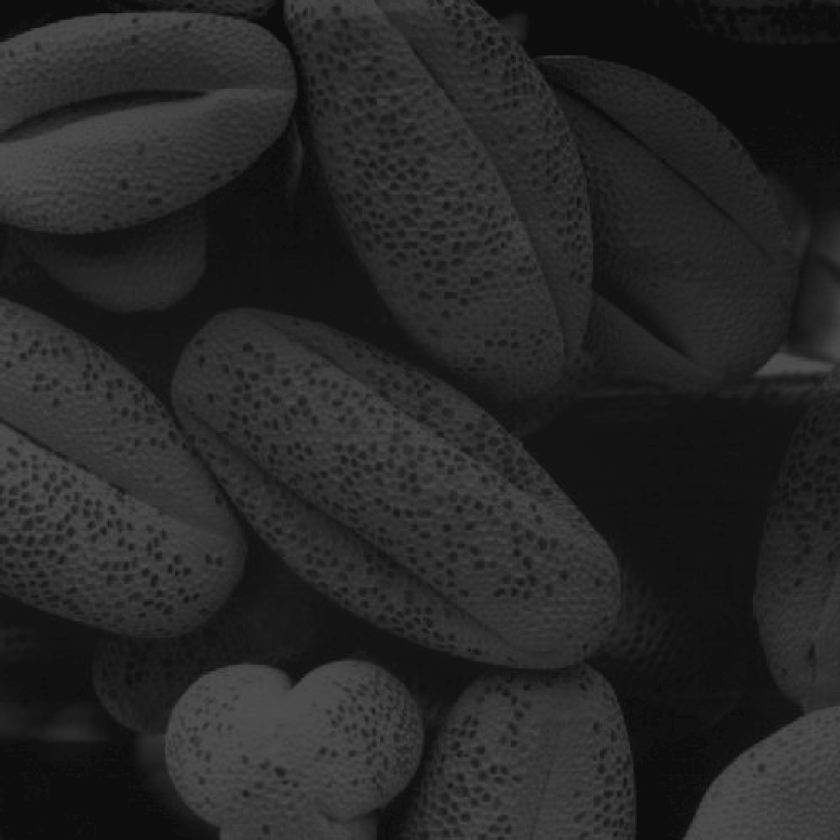
#> input picture Fig0208(a).tif, 840 x 840 px, shrunk from 1021 x 1021 before the run
$ jupyter execute 'TP 2 - Histogrammes.ipynb'
#> lines starting #> are read from the running program, lines starting #| are printed output that depends on the picture
# TP à rendre 2 Egalisation d'histogrammes
Dans ce TP, nous aimerions améliorer le contraste d'images par deux méthodes. Une méthode d'expansion de la dynamique, et une méthode d'égalisaton d'histogramme. La première image à traiter est dans un fichier npy à loader. Le reste des images sont dans le même dossier.

[cell 1]
import numpy as np
import cv2
import matplotlib.pyplot as plt

# Lire et afficher l'image à utiliser

[cell 2]
image = np.genfromtxt('image.csv', delimiter=';')

[cell 3]
plt.imshow(image,cmap='gray')

# Calculer les métriques sur l'image
1.	Calculer la moyenne de luminance de l’image.
2.	Donner la dynamique de l’image (intervalle [Lmin, Lmax]).
3.	Calculer le contraste de l’image.
4.	Calculer l’écart type des niveaux de gris de l’image.

[cell 4]
def Metriques(image) :
    #moyenne luminance
    moy_lum = 0
    for l in image :
        for p in l :
            moy_lum += p
    moy_lum /= (len(image)*len(image[0]))


    #dynamique de l'image
    Lmin = np.amin(image)
    Lmax = np.amax(image)


    #contraste

    contraste = (Lmax - Lmin) / (Lmax + Lmin)

    #L'écart type des niveaux de gris
    ecart_type=0
    for l in image :
        for p in l :
            ecart_type += (p - moy_lum)**2

    ecart_type /= (len(image)*len(image[0]))
    ecart_type = ecart_type**(1/2)
    return moy_lum,Lmin,Lmax,contraste,ecart_type

moy_lum,Lmin,Lmax,contraste,ecart_type=Metriques(image)
print("La moyenne de luminance = " + str(moy_lum))
print("La dynamique de l'image ["+str(Lmin)+","+str(Lmax)+"]")
print("Le contraste : " + str(contraste))
print("L'ecart type : " + str(ecart_type))

# Histogramme et histogramme cumulé
5.	Construire l’histogramme de cette image ainsi que son histogramme normalisé.
6.	Construire l’histogramme cumulé de cette image ainsi que son histogramme cumulé normalisé.

[cell 5]
#une fonction qui peut generer tous les histogrammes d'une image
def GenerateHistograms(image):

        image = image.astype(np.uint8)
        #Histogramme
        hist_x=np.arange(256)
        hist_y=np.bincount(image.flatten(), minlength=256)

        #Histogramme Normlisé
        hist_n_y=[x/(len(image)*len(image[0])) for x in hist_y]

        #Histogramme cummulé
        hist_c_y=[hist_y[0]]
        for i in range(1,len(hist_y)) :
                hist_c_y.append(hist_c_y[i-1] + hist_y[i])

        #Histogramme cummulé normalisé
        hist_cn_y=[x/(len(image)*len(image[0])) for x in hist_c_y]

        return hist_x,hist_y,hist_n_y,hist_c_y,hist_cn_y


hist_x,hist_y,hist_n_y,hist_c_y,hist_cn_y=GenerateHistograms(image)

plt.bar(hist_x, hist_y, color ='red',width = 0.4)
plt.xlabel("Niveau de gris")
plt.ylabel("N° occurence")
plt.title("Histogramme")
plt.show()
#> figure, not shown here; tallest bar 5 high, from x = 67.8 to 68.2

plt.bar(hist_x,hist_n_y, color ='blue',width = 0.4)
plt.xlabel("Niveau de gris")
plt.ylabel("N° occurence")
plt.title("Histogramme Normalisé")
plt.show()
#> figure, not shown here; tallest bar 0.0781 high, from x = 67.8 to 68.2


plt.bar(hist_x,hist_c_y, color ='green',width = 0.4)
plt.xlabel("Niveau de gris")
plt.ylabel("N° occurence")
plt.title("Histogramme cummulé")
plt.show()


plt.bar(hist_x,hist_cn_y, color ='orange',width = 0.4)
plt.xlabel("Niveau de gris")
plt.ylabel("N° occurence")
plt.title("Histogramme cummulé Normalisé")
plt.show()

# Comparer votre implémentation aux fonctions de opencv

[cell 6]
#l'implementation précedente
plt.bar(hist_x, hist_y, color ='red',width = 0.7)
plt.xlabel("Niveau de gris")
plt.ylabel("N° occurence")
plt.title("l'implementation précedente ")
plt.show()
#> figure, not shown here; tallest bar 5 high, from x = 67.65 to 68.35

#cv2.calcHist
image=image.astype(np.uint8)
calchist_y=cv2.calcHist([image],[0],None,[256],[0,256])
calchist_y=calchist_y.astype(np.uint8)
calchist_y=calchist_y.reshape(-1)

plt.bar(np.arange(0,256),calchist_y, color ='orange',width = 0.7)
plt.xlabel("Niveau de gris")
plt.ylabel("N° occurence")
plt.title("cv2.calcHist")
plt.show()
#> figure, not shown here; tallest bar 5 high, from x = 67.65 to 68.35

"""
la différence entre notre implémentation et la fonction
cv2.calcHist est dans l'échelle sur l'axe des x,
calcHist a traité toutes les valeurs de niveaux de gris de 0 à 255
"""

#plt.hist
plt.hist(image.reshape(-1),256,[0,256])
plt.xlabel("Niveau de gris")
plt.ylabel("N° occurence")
plt.title("plt.hist ")
plt.show()
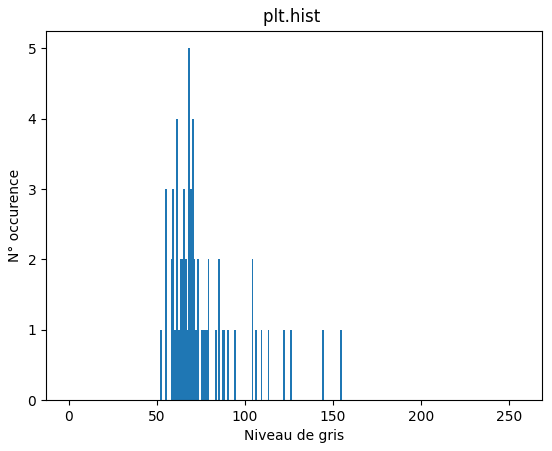
#> figure drawn by matplotlib, 1 panel; tallest bar 5 high, from x = 68 to 69

- Expliquer la difference.
- comparer aussi avec les méthodes des autres librairies.

# 7.	Etendre l’histogramme et visualiser l’image résultante.

[cell 7]
"""Une fonction pour etendre l'histogramme et construire la nouvelle image"""
def AmeliorationContraste(image,hist_cn_y):

    #L'égalisation d'histogramme
    hist_eg_y=[x*255 for x in hist_cn_y]

    #L'image resultante
    image2=np.zeros([len(image),len(image[0])],dtype=np.uint8)
    for i in range(len(image)) :
        for j in range(len(image[0])) :
                image2[i,j]=hist_eg_y[image[i,j]]
    return  hist_eg_y,image2

hist_eg_y,image2=AmeliorationContraste(image,hist_cn_y)

plt.bar(hist_x,hist_eg_y, color ='orange',width = 0.4)
plt.xlabel("Niveau de gris")
plt.ylabel("N° occurence")
plt.title("Histogramme égalisé")
plt.show()


plt.imshow(image,cmap='gray')
plt.show()
plt.imshow(image2,cmap='gray')
plt.show()
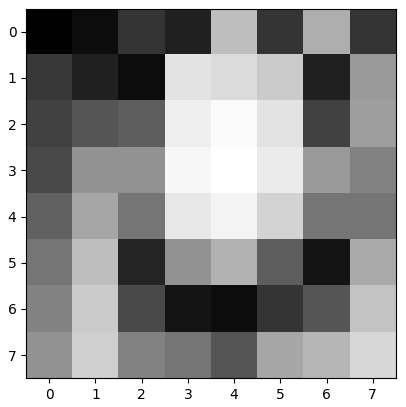
#> figure drawn by matplotlib, 1 panel

# 8.	Comparer les histogrammes des deux images ; originale et étendue

[cell 8]
#Histogramme
plt.bar(hist_x, hist_y, color ='red',width = 0.5)
plt.xlabel("Niveau de gris")
plt.ylabel("N° occurence")
plt.title("Histogramme")
plt.show()
#> figure, not shown here; tallest bar 5 high, from x = 67.75 to 68.25

"""
dans l'histogramme etendu en remarque que l'axe y
représente les niveaux de gris de la nouvelle image
"""
#Histogramme égalisé
plt.bar(hist_x,hist_eg_y, color ='orange',width = 0.5)
plt.xlabel("Niveau de gris")
plt.ylabel("N° occurence")
plt.title("Histogramme égalisé")
plt.show()
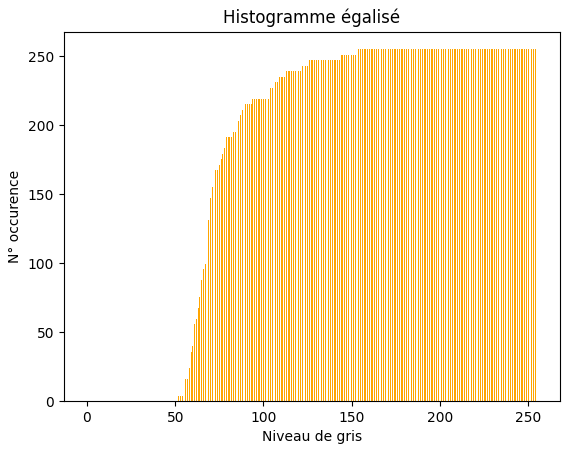
#> figure drawn by matplotlib, 1 panel

# Expansion de la dynamique et comparaison avec l'égalisation d'histogramme

[cell 9]
#Expansion de la dynamique
def ExpansionDynamique(image,Lmin,Lmax):
#> called with image = array of shape (8, 8), Lmin = 52, Lmax = 154
    image3=np.zeros([len(image),len(image[0])],dtype=np.uint8)
    for i in range(len(image)) :
        for j in range(len(image[0])) :
            image3[i,j]=(255)/(Lmax-Lmin)*(image[i,j]-Lmin)
    return image3

image3=ExpansionDynamique(image,Lmin,Lmax)

plt.imshow(image,cmap='gray')
plt.show()
plt.imshow(image2,cmap='gray')
plt.show()
plt.imshow(image3,cmap='gray')
plt.show()

# Améliorer le contraste des images données
améliorer le contraste des 3 images envoyées avec les méthodes implémentées precedemment.

[cell 10]
image_test1=cv2.imread('Fig0208(a).tif',0)
#> image_test1 is the input picture: shape (840, 840); min 9, max 84, mean 38.8
image_test1=np.asarray(image_test1)
_,Lmin,Lmax,_,_=Metriques(image_test1)
#> Lmin = 9; Lmax = 84
_,_,_,_,hist_cn_y=GenerateHistograms(image_test1)
#> hist_cn_y = 256 values from 0 to 1
_,image_test12=AmeliorationContraste(image_test1,hist_cn_y)
#> in AmeliorationContraste (call 2), `hist_eg_y=[x*255 for x in hist_cn_y]`: hist_eg_y = 256 values from 0 to 255
#> in AmeliorationContraste (call 2), `image2=np.zeros([len(image),len(image[0])],dtype=np.uint8)`: image2: shape (840, 840); every value is 0
#> after the loop in AmeliorationContraste (call 2), `for i in range(len(image)) :`:
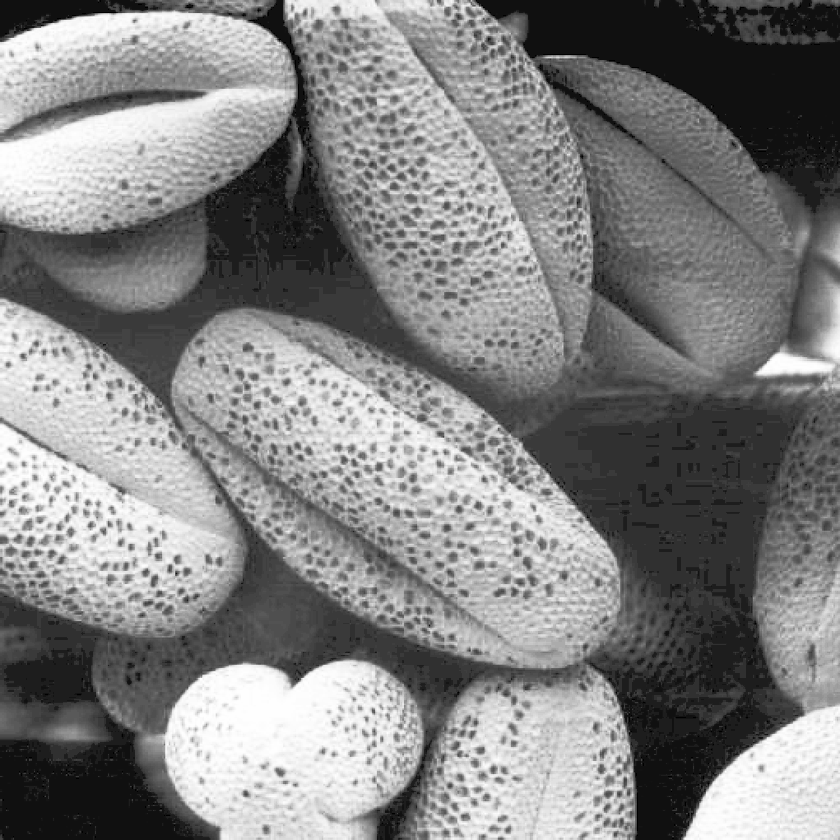
#> image2: shape (840, 840); min 0, max 255, mean 129.9
image_test13=ExpansionDynamique(image_test1,Lmin,Lmax)
#> call 2 of ExpansionDynamique, with Lmin = 9, Lmax = 84
#> after the loop in ExpansionDynamique (call 2), `for i in range(len(image)) :`:
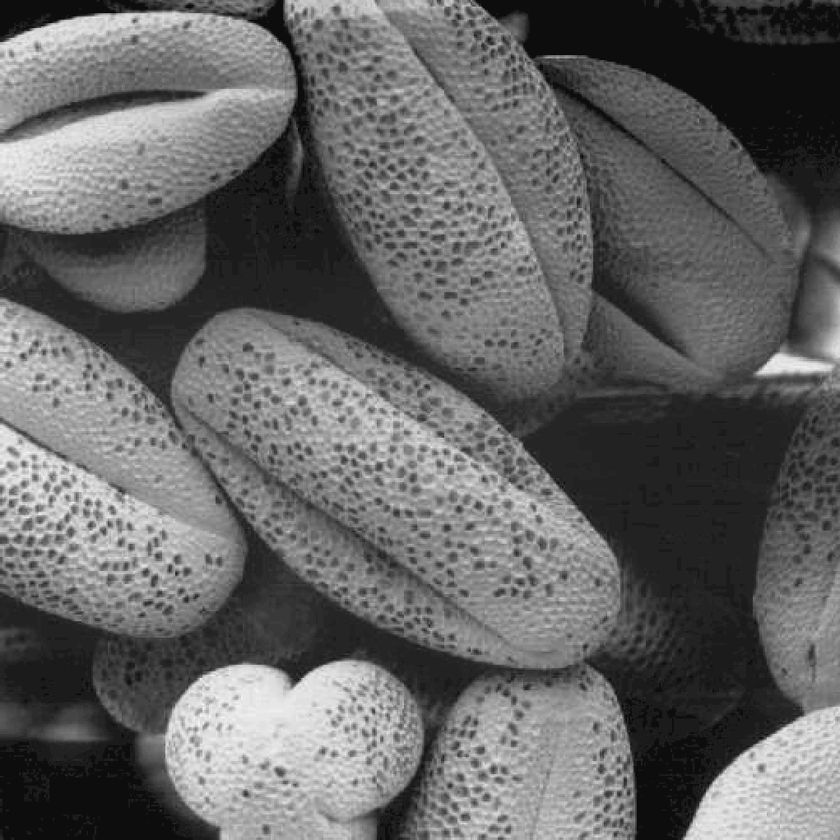
#> image3: shape (840, 840); min 0, max 255, mean 100.8

plt.imshow(image_test1,cmap='gray')
plt.show()
plt.imshow(image_test12,cmap='gray')
cv2.imwrite('Fig0208(a)_2.tif',image_test12)
plt.show()
plt.imshow(image_test13,cmap='gray')
cv2.imwrite('Fig0208(a)_3.tif',image_test13)
plt.show()

image_test2=cv2.imread('Fig0210(a).tif',0)
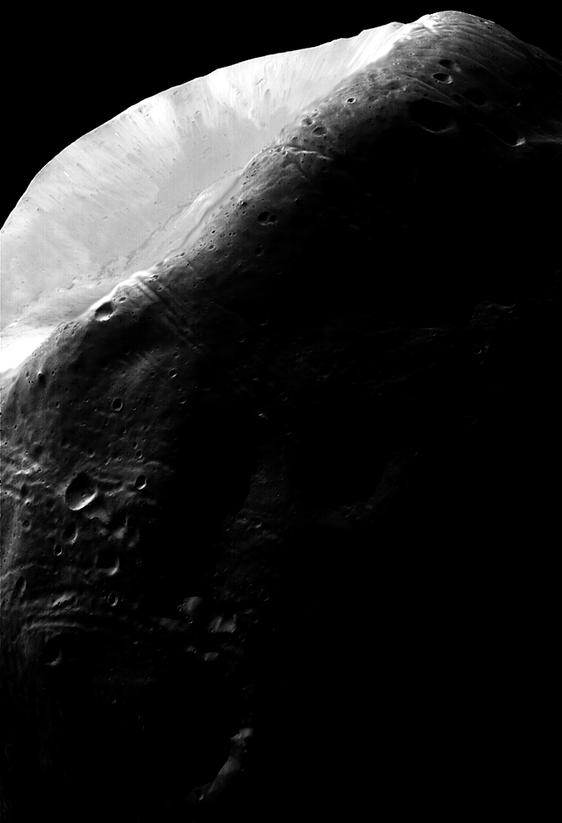
#> input picture Fig0210(a).tif, 562 x 823 px, shrunk from 683 x 1000 before the run
#> image_test2 is the input picture: shape (823, 562); min 0, max 255, mean 31.7
image_test2=np.asarray(image_test2)
_,Lmin,Lmax,_,_=Metriques(image_test2)
#> Lmin = 0; Lmax = 255
_,_,_,_,hist_cn_y=GenerateHistograms(image_test2)
#> hist_cn_y = 256 values from 0.613 to 1
_,image_test22=AmeliorationContraste(image_test2,hist_cn_y)
#> in AmeliorationContraste (call 3), `hist_eg_y=[x*255 for x in hist_cn_y]`: hist_eg_y = 256 values from 156.4 to 255
#> in AmeliorationContraste (call 3), `image2=np.zeros([len(image),len(image[0])],dtype=np.uint8)`: image2: shape (823, 562); every value is 0
#> after the loop in AmeliorationContraste (call 3), `for i in range(len(image)) :`:
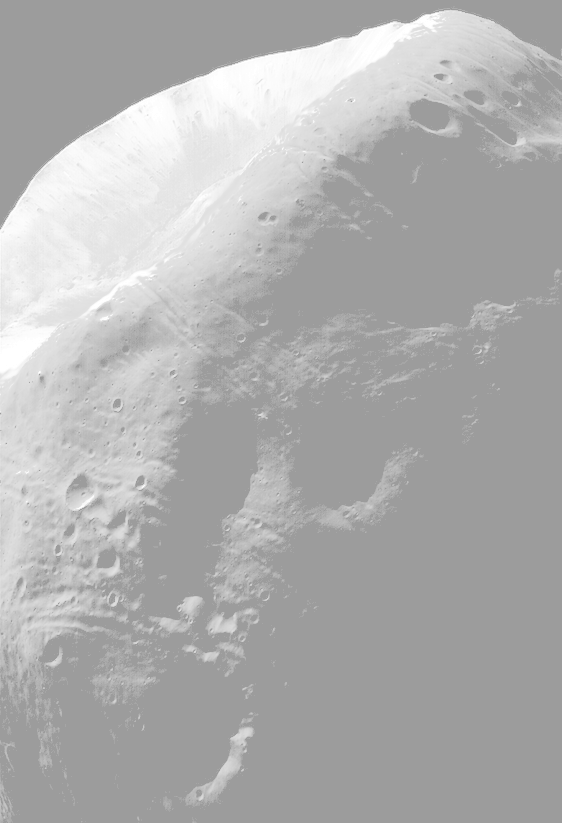
#> image2: shape (823, 562); min 156, max 255, mean 175.4
image_test23=ExpansionDynamique(image_test2,Lmin,Lmax)
plt.imshow(image_test2,cmap='gray')
plt.show()
plt.imshow(image_test22,cmap='gray')
cv2.imwrite('Fig0210(a)_2.tif',image_test22)
plt.show()
plt.imshow(image_test23,cmap='gray')
cv2.imwrite('Fig0210(a)_3.tif',image_test23)
plt.show()


image_test3=cv2.imread('Fig0228(a).tif',0)
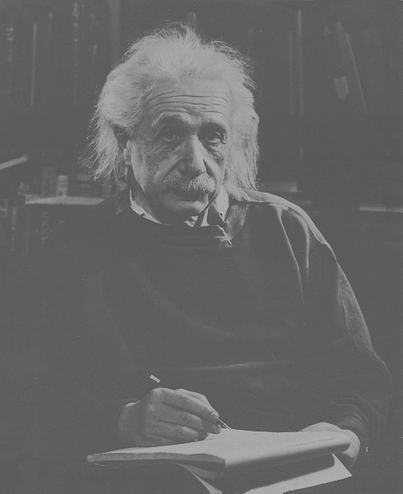
#> input picture Fig0228(a).tif, 403 x 494 px, shrunk from 490 x 600 before the run
#> image_test3 is the input picture: shape (494, 403); min 71, max 187, mean 102.4
image_test3=np.asarray(image_test3)
_,Lmin,Lmax,_,_=Metriques(image_test3)
#> Lmin = 71; Lmax = 187
_,_,_,_,hist_cn_y=GenerateHistograms(image_test3)
#> hist_cn_y = 256 values from 0 to 1
_,image_test32=AmeliorationContraste(image_test3,hist_cn_y)
#> in AmeliorationContraste (call 4), `hist_eg_y=[x*255 for x in hist_cn_y]`: hist_eg_y = 256 values from 0 to 255
#> in AmeliorationContraste (call 4), `image2=np.zeros([len(image),len(image[0])],dtype=np.uint8)`: image2: shape (494, 403); every value is 0
#> after the loop in AmeliorationContraste (call 4), `for i in range(len(image)) :`:
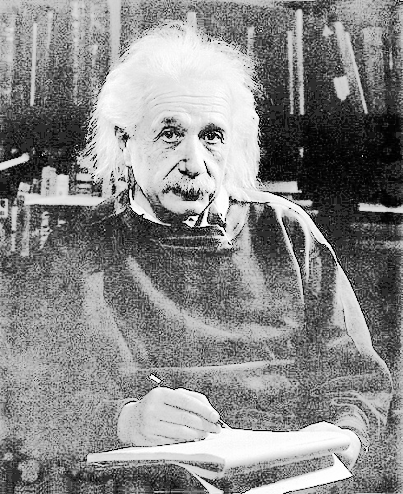
#> image2: shape (494, 403); min 0, max 255, mean 135.9
image_test33=ExpansionDynamique(image_test3,Lmin,Lmax)
#> call 4 of ExpansionDynamique, with Lmin = 71, Lmax = 187
#> after the loop in ExpansionDynamique (call 4), `for i in range(len(image)) :`:
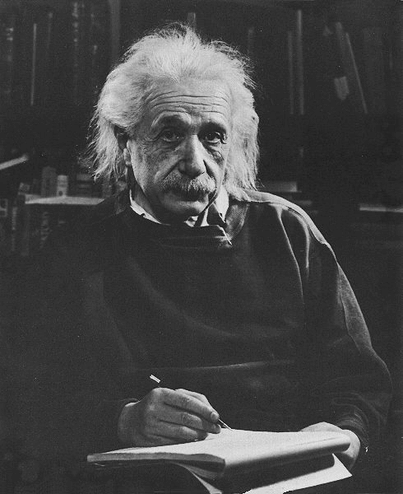
#> image3: shape (494, 403); min 0, max 254, mean 68.4
plt.imshow(image_test3,cmap='gray')
plt.show()
plt.imshow(image_test32,cmap='gray')
cv2.imwrite('Fig0228(a)_2.tif',image_test32)
plt.show()
plt.imshow(image_test33,cmap='gray')
cv2.imwrite('Fig0228(a)_3.tif',image_test33)
plt.show()
